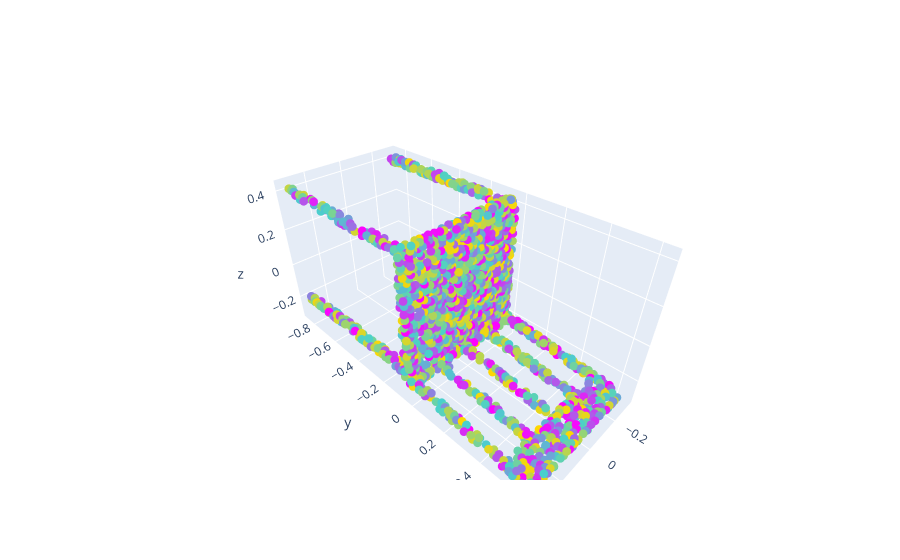

Notebook source saved alongside this figure:
### Code cell
show_pcd(all_pcds[pcd_ind], marker_size=3)

### Figure 1 — Plotly figure (JSON) as saved in the notebook; plotly's stock layout.template omitted (floating-point values rounded to 4 significant figures; data arrays with more than 128 entries replaced by an {"elided": "..."} marker saying what was removed)
{"data": [{"marker": {"color": {"elided": "2048 float values"}, "colorscale": [[0, "gold"], [0.5, "mediumturquoise"], [1, "magenta"]], "size": 3}, "mode": "markers", "type": "scatter3d", "x": {"elided": "2048 float values"}, "y": {"elided": "2048 float values"}, "z": {"elided": "2048 float values"}}], "layout": {}}
